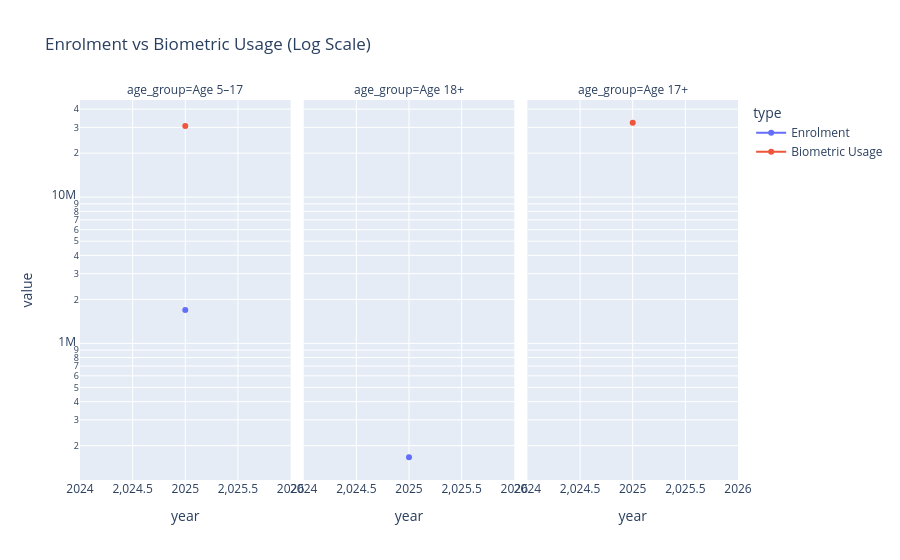

Notebook source saved alongside this figure:
### Code cell
fig_gap = px.line(
    gap_df,
    x="year",
    y="value",
    color="type",
    facet_col="age_group",
    markers=True,
    title="Enrolment vs Biometric Usage (Log Scale)"
)

fig_gap.update_yaxes(type="log")
fig_gap.show()

### Figure 1 — Plotly figure (JSON) as saved in the notebook; plotly's stock layout.template omitted (floating-point values rounded to 4 significant figures)
{"data": [{"hovertemplate": "type=Enrolment<br>age_group=Age 5–17<br>year=%{x}<br>value=%{y}<extra></extra>", "legendgroup": "Enrolment", "line": {"color": "#636efa", "dash": "solid"}, "marker": {"symbol": "circle"}, "mode": "lines+markers", "name": "Enrolment", "orientation": "v", "showlegend": true, "type": "scatter", "x": [2025], "xaxis": "x", "y": [1690892], "yaxis": "y"}, {"hovertemplate": "type=Enrolment<br>age_group=Age 18+<br>year=%{x}<br>value=%{y}<extra></extra>", "legendgroup": "Enrolment", "line": {"color": "#636efa", "dash": "solid"}, "marker": {"symbol": "circle"}, "mode": "lines+markers", "name": "Enrolment", "orientation": "v", "showlegend": false, "type": "scatter", "x": [2025], "xaxis": "x2", "y": [166462], "yaxis": "y2"}, {"hovertemplate": "type=Biometric Usage<br>age_group=Age 5–17<br>year=%{x}<br>value=%{y}<extra></extra>", "legendgroup": "Biometric Usage", "line": {"color": "#EF553B", "dash": "solid"}, "marker": {"symbol": "circle"}, "mode": "lines+markers", "name": "Biometric Usage", "orientation": "v", "showlegend": true, "type": "scatter", "x": [2025], "xaxis": "x", "y": [30663181], "yaxis": "y"}, {"hovertemplate": "type=Biometric Usage<br>age_group=Age 17+<br>year=%{x}<br>value=%{y}<extra></extra>", "legendgroup": "Biometric Usage", "line": {"color": "#EF553B", "dash": "solid"}, "marker": {"symbol": "circle"}, "mode": "lines+markers", "name": "Biometric Usage", "orientation": "v", "showlegend": false, "type": "scatter", "x": [2025], "xaxis": "x3", "y": [32289941], "yaxis": "y3"}], "layout": {"annotations": [{"font": {}, "showarrow": false, "text": "age_group=Age 5–17", "x": 0.16, "xanchor": "center", "xref": "paper", "y": 1, "yanchor": "bottom", "yref": "paper"}, {"font": {}, "showarrow": false, "text": "age_group=Age 18+", "x": 0.5, "xanchor": "center", "xref": "paper", "y": 1, "yanchor": "bottom", "yref": "paper"}, {"font": {}, "showarrow": false, "text": "age_group=Age 17+", "x": 0.84, "xanchor": "center", "xref": "paper", "y": 1, "yanchor": "bottom", "yref": "paper"}], "legend": {"title": {"text": "type"}, "tracegroupgap": 0}, "title": {"text": "Enrolment vs Biometric Usage (Log Scale)"}, "xaxis": {"anchor": "y", "domain": [0, 0.32], "title": {"text": "year"}}, "xaxis2": {"anchor": "y2", "domain": [0.34, 0.66], "matches": "x", "title": {"text": "year"}}, "xaxis3": {"anchor": "y3", "domain": [0.68, 1.0], "matches": "x", "title": {"text": "year"}}, "yaxis": {"anchor": "x", "domain": [0, 1], "title": {"text": "value"}, "type": "log"}, "yaxis2": {"anchor": "x2", "domain": [0, 1], "matches": "y", "showticklabels": false, "type": "log"}, "yaxis3": {"anchor": "x3", "domain": [0, 1], "matches": "y", "showticklabels": false, "type": "log"}}}
